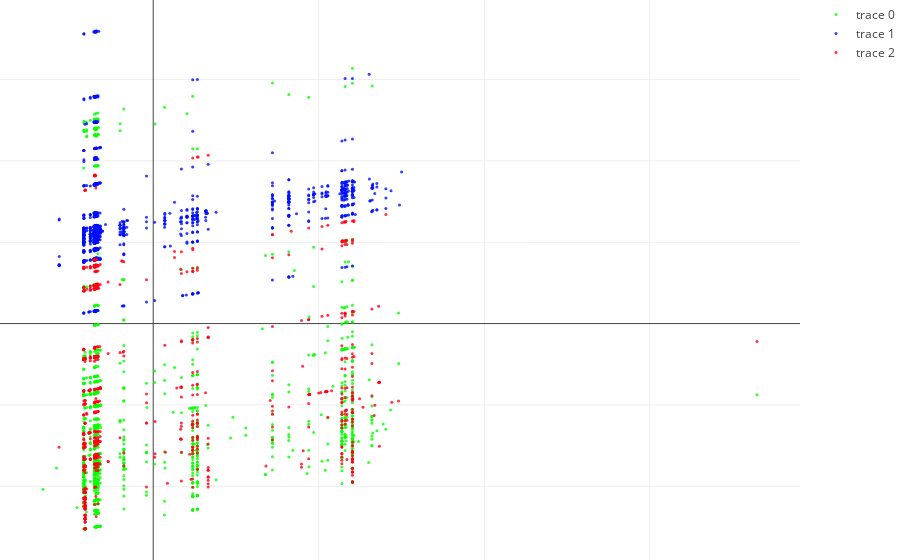

Notebook code for this chart:
### Code cell
drawFrame(data, Y_sklearn, 'saiu')

### Figure 1 — Plotly figure (JSON) as saved in the notebook; plotly's stock layout.template omitted (floating-point values rounded to 4 significant figures; data arrays with more than 128 entries replaced by an {"elided": "..."} marker saying what was removed)
{"data": [{"marker": {"color": "rgb(7,255,0)", "opacity": 0.8, "size": 3}, "mode": "markers", "type": "scatter", "uid": "e0d9c1f2-3901-4ebd-ac0b-4ed9b48c6522", "x": {"elided": "1308 float values"}, "y": {"elided": "1308 float values"}}, {"marker": {"color": "rgb(0,15,255)", "opacity": 0.8, "size": 3}, "mode": "markers", "type": "scatter", "uid": "a87299a1-902d-40ce-9c94-41ad61726782", "x": {"elided": "1529 float values"}, "y": {"elided": "1529 float values"}}, {"marker": {"color": "rgb(255,0,23)", "opacity": 0.8, "size": 3}, "mode": "markers", "type": "scatter", "uid": "394be013-d09f-408a-b3fb-4104cc4f554b", "x": {"elided": "803 float values"}, "y": {"elided": "803 float values"}}], "layout": {"margin": {"b": 0, "l": 0, "r": 0, "t": 0}}}
